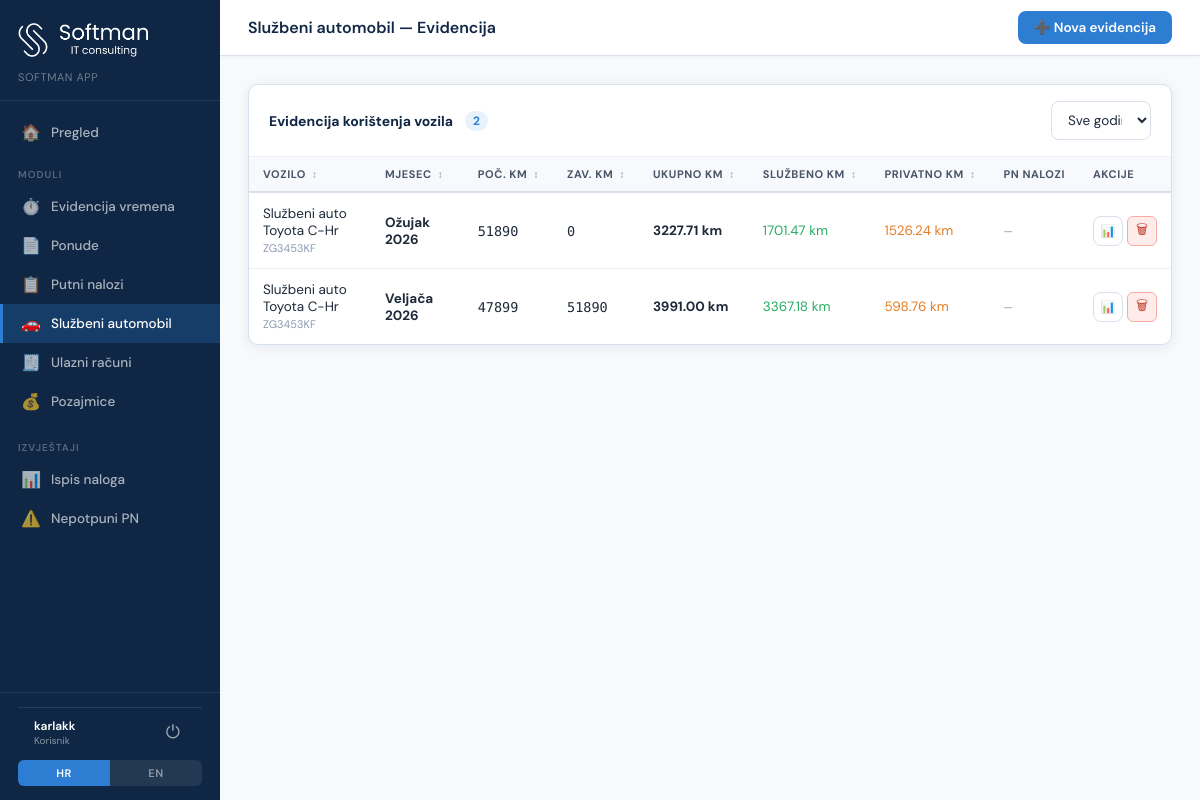
The app's page /vehicle-log (signed in) with its own data.
### tables this page shows
CREATE TABLE users (
            id INTEGER PRIMARY KEY AUTOINCREMENT,
            username TEXT UNIQUE NOT NULL,
            password_hash TEXT NOT NULL,
            is_admin INTEGER DEFAULT 0,
            is_active INTEGER DEFAULT 1,
            employee_id INTEGER,
            display_name TEXT,
            email TEXT,
            auth_provider TEXT DEFAULT 'local',
            ad_object_id TEXT,
            last_login TIMESTAMP,
            created_at TIMESTAMP DEFAULT CURRENT_TIMESTAMP
        , must_change_password INTEGER DEFAULT 0, profile_id INTEGER);

CREATE TABLE vehicle_log (
            id INTEGER PRIMARY KEY AUTOINCREMENT,
            vehicle_id INTEGER,
            year INTEGER NOT NULL,
            month INTEGER NOT NULL,
            start_km REAL DEFAULT 0,
            end_km REAL DEFAULT 0,
            total_km REAL DEFAULT 0,
            official_km REAL DEFAULT 0,
            private_km REAL DEFAULT 0,
            notes TEXT,
            csv_filename TEXT,
            created_at TIMESTAMP DEFAULT CURRENT_TIMESTAMP,
            updated_at TIMESTAMP DEFAULT CURRENT_TIMESTAMP, is_approved INTEGER DEFAULT 0, approved_at TEXT, approved_by_id INTEGER, employee_signature_path TEXT, frozen_excel_path TEXT, frozen_pdf_path TEXT,
            UNIQUE(vehicle_id, year, month)
        );

CREATE TABLE vehicles (
            id INTEGER PRIMARY KEY AUTOINCREMENT,
            name TEXT NOT NULL,
            reg_plate TEXT,
            is_default INTEGER DEFAULT 0,
            created_at TIMESTAMP DEFAULT CURRENT_TIMESTAMP
        , vehicle_type TEXT DEFAULT 'pool', assigned_employee_id INTEGER DEFAULT NULL);

### app.py (the view)
@app.route('/vehicle-log')
@login_required
def vehicle_log_list():
    user = get_current_user()
    conn = get_db()
    if not user_has_vehicle_log_access(user, conn):
        conn.close()
        return render_template('403.html', user=user), 403
    audit('view', module='sluzbeni_automobil', entity='list')
    logs = conn.execute('''
        SELECT vl.*, v.name as vehicle_name, v.reg_plate
        FROM vehicle_log vl
        LEFT JOIN vehicles v ON vl.vehicle_id = v.id
        ORDER BY vl.year DESC, vl.month DESC
    ''').fetchall()
    vehicles = get_vehicles_for_user(conn, user)
    conn.close()
    log_list = []
    for log in logs:
        d = dict(log)
        d['month_name'] = MONTH_NAMES.get(d['month'], '')
        log_list.append(d)
    return render_template('vehicle_log.html', logs=log_list,
                          vehicles=vehicles,
                          month_names=MONTH_NAMES,
                          active='vehicle-log')

### templates/vehicle_log.html (shortened to what this page needs)
{% extends "base.html" %}
{% set active = 'vehicle-log' %}
{% block topbar_title %}Službeni automobil — Evidencija{% endblock %}
{% block topbar_actions %}
<a href="/vehicle-log/new" class="btn btn-primary" title="Nova evidencija korištenja vozila">➕ Nova evidencija</a>
{% endblock %}
{% block content %}
<div class="card">
  <div class="card-header">
    <div style="display:flex;align-items:center;gap:12px;">
      <span class="card-title">Evidencija korištenja vozila</span>
      <span style="background:var(--accent-light);color:var(--accent);padding:2px 8px;border-radius:20px;font-size:12px;font-weight:700;">{{ logs|length }}</span>
    </div>
    <div style="display:flex;gap:8px;">
      <select id="filter-year" class="form-control" style="width:100px;" onchange="filterLogs()">
        <option value="">Sve godine</option>
      </select>
    </div>
  </div>
  <div class="table-wrap">
    <table id="log-table">
      <thead>
        <tr>
          <th class="sortable" onclick="sortLog(0)">Vozilo <span class="sort-icon">↕</span></th>
          <th class="sortable" onclick="sortLog(1)">Mjesec <span class="sort-icon">↕</span></th>
          <th class="sortable" onclick="sortLog(2)">Poč. km <span class="sort-icon">↕</span></th>
          <th class="sortable" onclick="sortLog(3)">Zav. km <span class="sort-icon">↕</span></th>
          <th class="sortable" onclick="sortLog(4)">Ukupno km <span class="sort-icon">↕</span></th>
          <th class="sortable" onclick="sortLog(5)">Službeno km <span class="sort-icon">↕</span></th>
          <th class="sortable" onclick="sortLog(6)">Privatno km <span class="sort-icon">↕</span></th>
          <th>PN nalozi</th>
          <th>Akcije</th>
        </tr>
      </thead>
      <tbody id="log-tbody">
        {% for log in logs %}
        <tr data-year="{{ log.year }}" data-id="{{ log.id }}" style="cursor:pointer;">
          <td data-val="{{ log.vehicle_name or '' }}">{{ log.vehicle_name or '—' }} {% if log.reg_plate %}<span style="color:var(--gray-400);font-size:11px;">{{ log.reg_plate }}</span>{% endif %}</td>
          <td data-val="{{ log.year }}-{{ '%02d'|format(log.month) }}">
            <strong>{{ log.month_name }} {{ log.year }}</strong>
          </td>
          <td data-val="{{ log.start_km or 0 }}" style="font-family:'DM Mono',monospace;">{{ '%.0f'|format(log.start_km or 0) }}</td>
          <td data-val="{{ log.end_km or 0 }}" style="font-family:'DM Mono',monospace;">{{ '%.0f'|format(log.end_km or 0) }}</td>
          <td data-val="{{ log.total_km or 0 }}" style="font-weight:700;">{{ '%.2f'|format(log.total_km or 0) }} km</td>
          <td data-val="{{ log.official_km or 0 }}" style="color:#27ae60;">{{ '%.2f'|format(log.official_km or 0) }} km</td>
          <td data-val="{{ log.private_km or 0 }}" style="color:#e67e22;">{{ '%.2f'|format(log.private_km or 0) }} km</td>
          <td>
            <span class="pn-badges" data-log-id="{{ log.id }}" style="font-size:11px;color:var(--gray-400);">učitavam...</span>
          </td>
          <td>
            <div style="display:flex;gap:4px;align-items:center;">
              <a href="/vehicle-log/{{ log.id }}/excel" class="btn btn-sm btn-secondary" style="width:30px;height:30px;padding:0;display:flex;align-items:center;justify-content:center;" title="Excel">📊</a>
              <button style="width:30px;height:30px;padding:0;background:#fdecea;color:#c0392b;border:1px solid #f5aca6;border-radius:6px;cursor:pointer;" onclick="deleteLog({{ log.id }})">🗑</button>
            </div>
          </td>
        </tr>
        {% else %}
        <tr><td colspan="9" style="text-align:center;padding:48px;color:var(--gray-400);">
          <div style="font-size:36px;margin-bottom:8px;">🚗</div>
          <div>Nema evidencija. Dodajte prvu!</div>
        </td></tr>
        {% endfor %}
      </tbody>
    </table>
  </div>
</div>
{% endblock %}

### templates/base.html (shortened to what this page needs)
<!DOCTYPE html>
<html lang="hr" data-lang="hr">
<head>
</head>
<body>
<aside class="sidebar">
  <div class="sidebar-logo">
    <img src="/static/logo.png" alt="Softman" onerror="this.onerror=null;this.style.display='none';">
    <div class="sidebar-logo-text" data-hr="Softman App" data-en="Softman App">Softman App</div>
  </div>
  <nav class="sidebar-nav">
    <a href="/" class="nav-item {% if active=='dashboard' %}active{% endif %}">
      <span class="icon">🏠</span>
      <span>Pregled</span>
    </a>
    <div class="nav-section" style="margin-top:4px;">Moduli</div>
    {% if current_user.get("is_admin") or current_user.get("can_view_worktime") %}
    <a href="/worktime" class="nav-item {% if active=='worktime' %}active{% endif %}">
      <span class="icon">⏱️</span>
      <span>Evidencija vremena</span>
    </a>
    {% endif %}
    {% if current_user.get("is_admin") or current_user.get("can_view_quotes") %}
    <a href="/quotes" class="nav-item {% if active=='quotes' %}active{% endif %}">
      <span class="icon">📄</span>
      <span>Ponude</span>
    </a>
    {% endif %}
    {% if current_user.get("is_admin") or current_user.get("can_view_orders") or current_user.get("can_view_quotes") %}
    <a href="/orders" class="nav-item {% if active=='orders' %}active{% endif %}">
      <span class="icon">📋</span>
      <span>Putni nalozi</span>
    </a>
    {% endif %}
    {% if current_user.get("is_admin") or current_user.get("can_view_vehicle_log") or current_user.get("can_view_pool_vehicles") %}
    <a href="/vehicle-log" class="nav-item {% if active=='vehicle-log' %}active{% endif %}">
      <span class="icon">🚗</span>
      <span>Službeni automobil</span>
    </a>
    {% endif %}
    {% if current_user.get("is_admin") or current_user.get("can_view_invoices") %}
    <a href="/invoices" class="nav-item {% if active=='invoices' %}active{% endif %}">
      <span class="icon">🧾</span>
      <span>Ulazni računi</span>
    </a>
    {% endif %}
    {% if current_user.get("is_admin") or current_user.get("can_view_loans") %}
    <a href="/loans" class="nav-item {% if active=='loans' %}active{% endif %}">
      <span class="icon">💰</span>
      <span>Pozajmice</span>
    </a>
    {% endif %}
    {% if current_user.get("is_admin") or current_user.get("can_view_reports") %}
    <div class="nav-section" style="margin-top:8px;">Izvještaji</div>
    <a href="/reports/popis-naloga" class="nav-item {% if active=='reports' %}active{% endif %}">
      <span class="icon">📊</span>
      <span>Ispis naloga</span>
    </a>
    <a href="/reports/nepotpuni-nalozi" class="nav-item {% if active=='reports-incomplete' %}active{% endif %}">
      <span class="icon">⚠️</span>
      <span>Nepotpuni PN</span>
    </a>
    {% endif %}
  </nav>
  <div class="sidebar-bottom">
    <div style="padding:8px 16px 4px;border-top:1px solid rgba(255,255,255,0.1);">
      <div style="display:flex;align-items:center;justify-content:space-between;margin-bottom:8px;">
        <div style="overflow:hidden;">
          <div style="font-size:12px;font-weight:600;color:white;white-space:nowrap;overflow:hidden;text-overflow:ellipsis;">
            {{ current_user.get('username', '') }}
          </div>
          <div style="font-size:10px;color:rgba(255,255,255,0.5);">
            {% if current_user.get('is_admin') %}Admin{% else %}Korisnik{% endif %}
          </div>
        </div>
        <a href="/logout" title="Odjava" style="color:rgba(255,255,255,0.6);text-decoration:none;font-size:18px;padding:4px 6px;border-radius:6px;transition:background 0.2s;" onmouseover="this.style.background='rgba(255,255,255,0.1)'" onmouseout="this.style.background='none'">⏻</a>
      </div>
    </div>
    <div class="lang-toggle">
      <div class="lang-btn active" onclick="setLang('hr')">HR</div>
      <div class="lang-btn" onclick="setLang('en')">EN</div>
    </div>
  </div>
</aside>
<main class="main">
  <div class="topbar">
    <div class="topbar-title" id="topbar-title">{% block topbar_title %}Putni Nalozi{% endblock %}</div>
    <div class="topbar-actions">{% block topbar_actions %}{% endblock %}</div>
  </div>
  <div class="content">
    {% block content %}{% endblock %}
  </div>
</main>
</body>
</html>

### records on screen
users: get "karlakk"
vehicle_log: name "Službeni auto Toyota C-Hr", reg_plate "ZG3453KF", month_name "Ožujak", year "2026", start_km "51890", end_km "0", total_km "3227.71", official_km "1701.47", private_km "1526.24"
vehicle_log: name "Službeni auto Toyota C-Hr", reg_plate "ZG3453KF", month_name "Veljača", year "2026", start_km "47899", end_km "51890", total_km "3991.00", official_km "3367.18", private_km "598.76"

### other values on screen
{{ logs|length }} "2"
